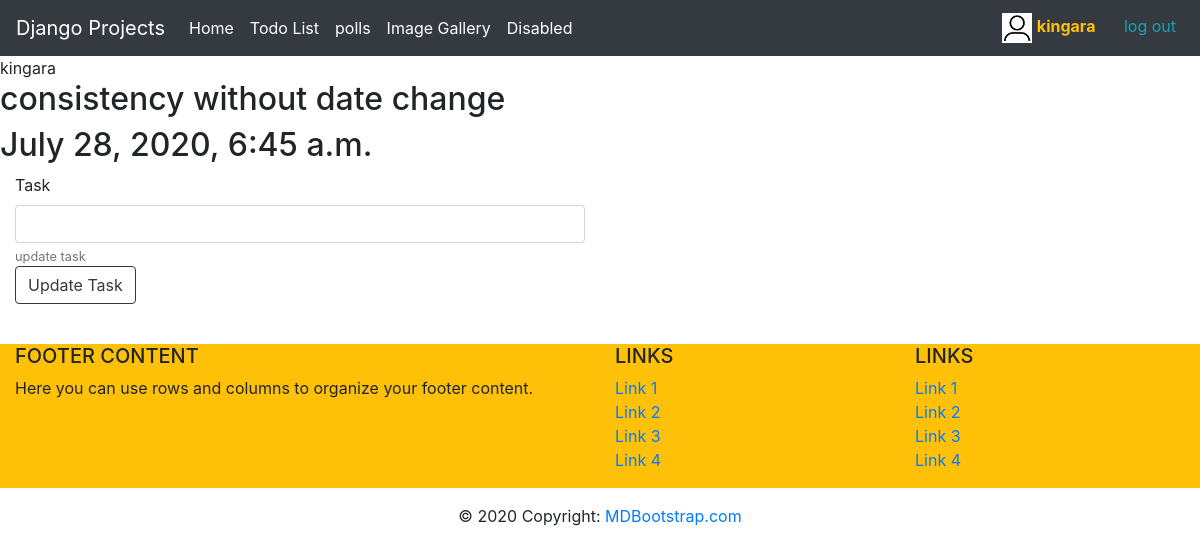
The page /todo/tasks/30/ (signed in) on the database its author committed.
### todo_app/models.py (models this page shows, shortened)
class Todo(models.Model):
    added_date = models.DateTimeField()
    text = models.CharField(max_length=200, null=True, blank=True)

### todo_app/views.py (the view)
# urls.py: path('tasks/<int:id>/', views.detail_task, name='detail_task'),
@csrf_exempt
def detail_task(request, id):
    task = get_object_or_404(Todo, pk=id)
    if task:
        context = {'task': task}
        return render(request, 'todo_app/detail_task.html', context)
    return redirect(tasks_todo)

### todo_app/templates/todo_app/detail_task.html
{% extends 'todo_app/base.html'%}
{%block content%}
<h2>{{task.text}}</h2>
<h2>{{task.added_date}}</h2>
<form action="{%url 'update_task' task.id %}" method="post">
  <div class="form-group col-6 mb-12">
    <label for="task">Task</label>
    <input type="text" name="update_content" class="form-control" id="task" aria-describedby="taskEntry">
    <small id="taskEntry" class="form-text text-muted">update task</small>
      <button type="submit" class="btn btn-outline-dark">Update Task</button>
  </div>
</form>
{%endblock%}

### todo_app/templates/todo_app/base.html (shortened to what this page needs)
<!DOCTYPE html>
<html lang="en">
<head>
    <link rel="stylesheet" href="https://stackpath.bootstrapcdn.com/bootstrap/4.5.0/css/bootstrap.min.css">
</head>
<body>
<nav class="navbar navbar-expand-lg bg-dark navbar-dark">
    <a class="navbar-brand" href="#">Django Projects</a>
  <div class="collapse navbar-collapse " id="navbarNavAltMarkup">
    <div class="navbar-nav ">
      <a class="nav-item nav-link text-white" href="#">Home</a>
      <a class="nav-item nav-link active text-white" href="{%url 'task_list' %}">Todo List <span class="sr-only">(current)</span></a>
      <a class="nav-item nav-link text-white" href="url 'polls' ">polls</a>
      <a class="nav-item nav-link text-white" href="{% url 'display_images' %}">Image Gallery</a>
      <a class="nav-item nav-link disabled text-white" href="#" tabindex="-1" aria-disabled="true">Disabled</a>
    </div>
  </div>
   <div class="float-right">
      {% if user.is_authenticated %}
       <img src="media/person.jpeg" width="30" height="30">
       <b class="text-warning mr-4">{{ user.username }}</b>
       <a href="{% url 'logout' %}" class="text-info mr-2">log out</a>
      {% else %}
        <a href="{% url 'login_user' %}">login</a>
        <a href="{% url 'create_user' %}" >register</a>
      {% endif %}
    </div>
</nav>
    {%if user.is_authenticated%}
    {{ user.username }}
    {%else%}
    Login required!
    <a class="" href="{%url 'login'%}">login</a>
    <a class="" href="{%url 'create_user'%}">register</a>
    {%endif%}
    {%block content%}
    {%endblock%}
<footer class="page-footer font-small bg-blue pt-4">
  <div class="container-fluid text-center text-md-left">
    <div class="row bg-warning">
      <div class="col-md-6 mt-md-0 mt-3">
        <h5 class="text-uppercase">Footer Content</h5>
        <p>Here you can use rows and columns to organize your footer content.</p>
      </div>
      <div class="col-md-3 mb-md-0 mb-3">
        <h5 class="text-uppercase">Links</h5>
        <ul class="list-unstyled">
          <li>
            <a href="#!">Link 1</a>
          </li>
          <li>
            <a href="#!">Link 2</a>
          </li>
          <li>
            <a href="#!">Link 3</a>
          </li>
          <li>
            <a href="#!">Link 4</a>
          </li>
        </ul>
      </div>
      <div class="col-md-3 mb-md-0 mb-3">
        <h5 class="text-uppercase">Links</h5>
        <ul class="list-unstyled">
          <li>
            <a href="#!">Link 1</a>
          </li>
          <li>
            <a href="#!">Link 2</a>
          </li>
          <li>
            <a href="#!">Link 3</a>
          </li>
          <li>
            <a href="#!">Link 4</a>
          </li>
        </ul>
      </div>
    </div>
  </div>
  <div class="footer-copyright text-center py-3">© 2020 Copyright:
    <a href="https://mdbootstrap.com/"> MDBootstrap.com</a>
  </div>
</footer>
</body>
</html>

### rows shown on the page
Todo: text "consistency without date change", added_date "July 28, 2020, 6:45 a.m."

### other values the page prints
{{ user.username }} "kingara"
